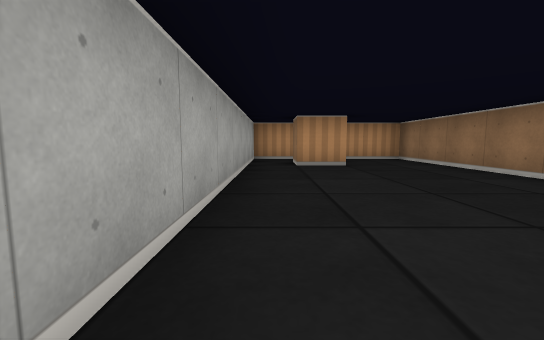
View 1 (above)

21 first-person views from a walk through a cub3D level. The camera is about half as high as the walls, tilts 6° down and sees 90° across. The floor is counted in squares. Each view is taken from the middle of a square. On the plan, view 1 faces up. The plan holds only what a view shows up to about 9 squares ahead; the rest is blank.

View 2
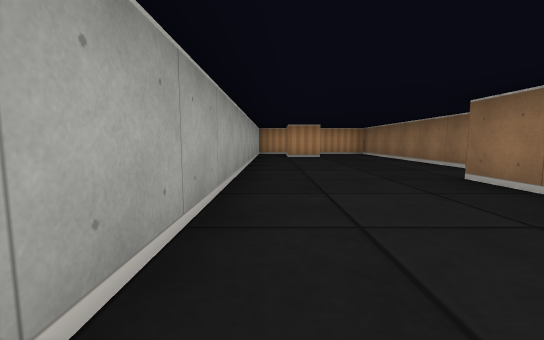

View 3
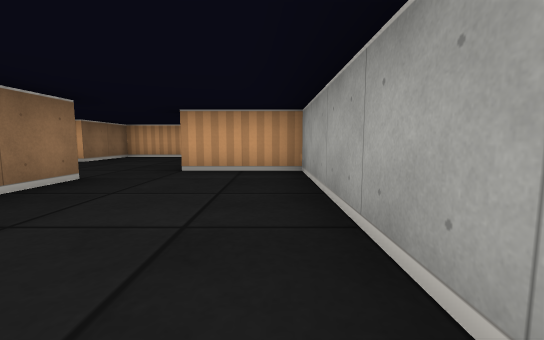

View 4
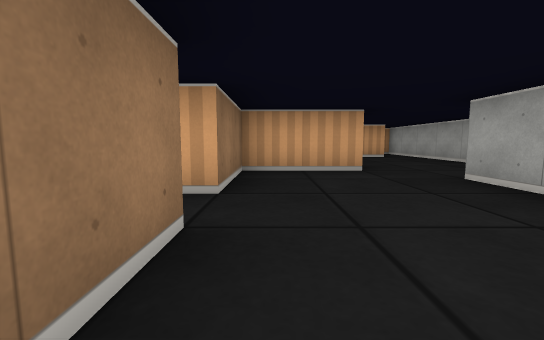

View 5
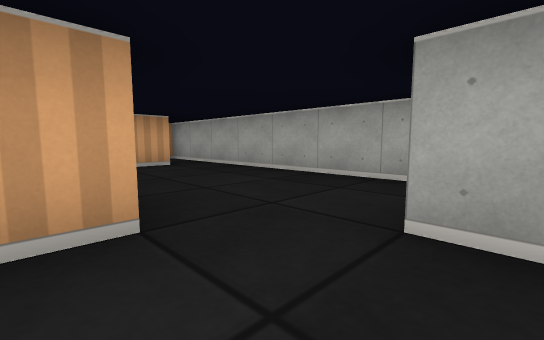

View 6
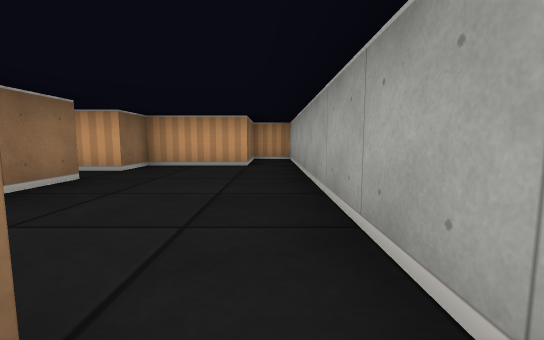

View 7
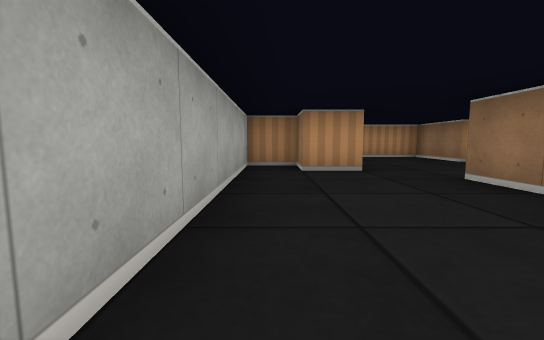

View 8
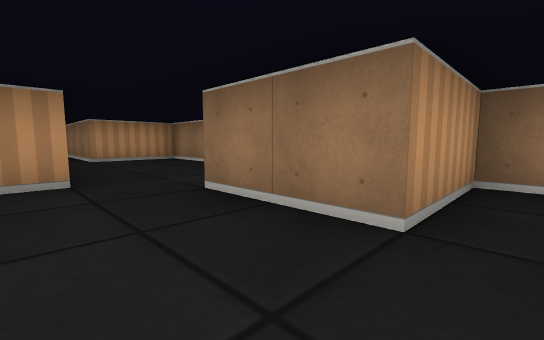

View 9
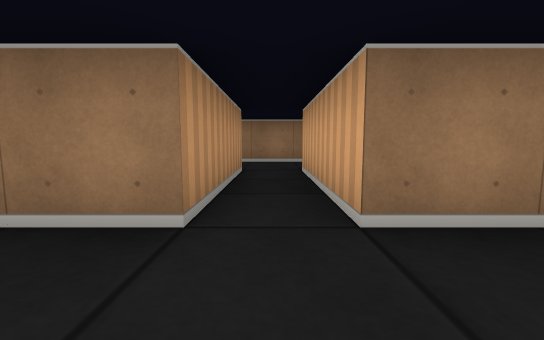

View 10
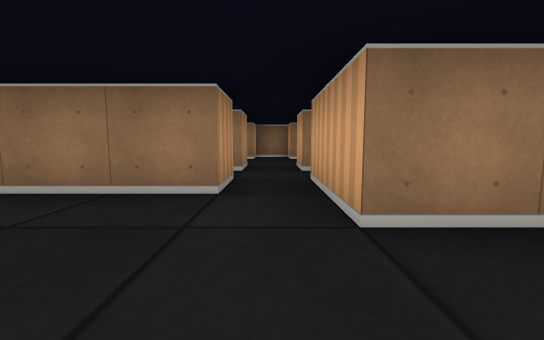

View 11
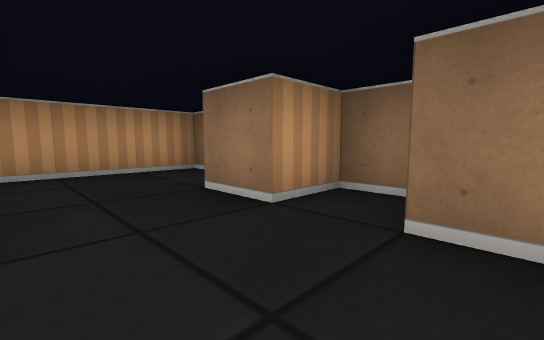

View 12
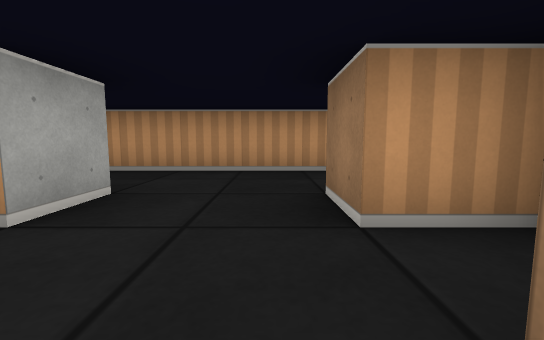

View 13
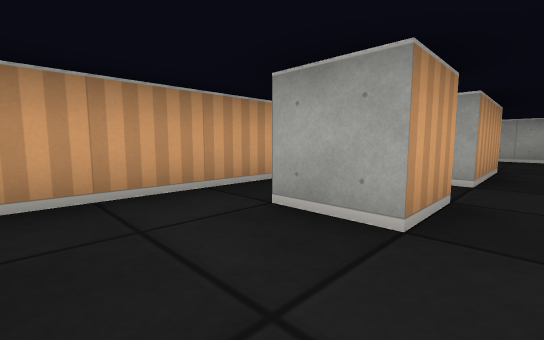

View 14
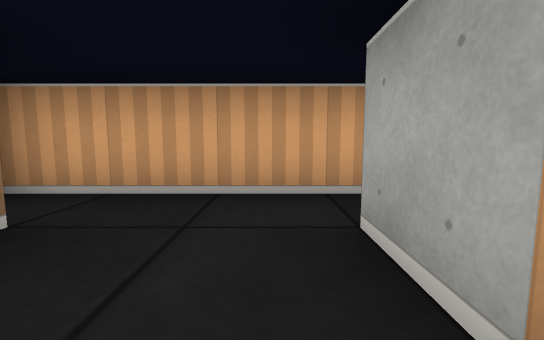

View 15
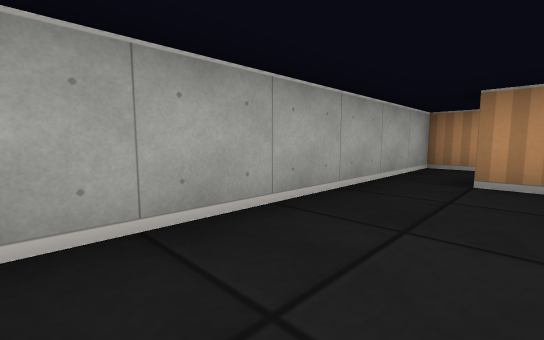

View 16
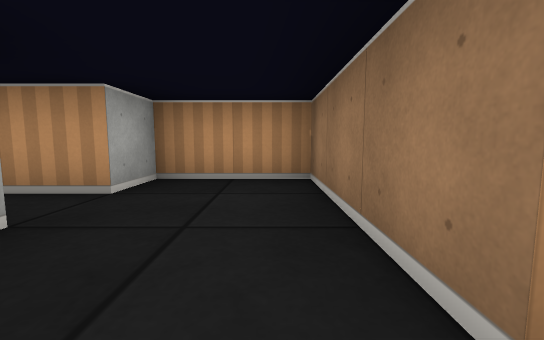

View 17
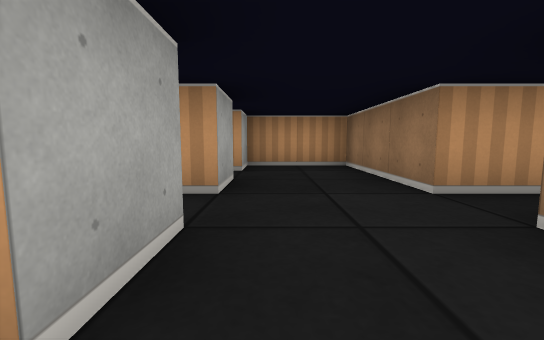

View 18
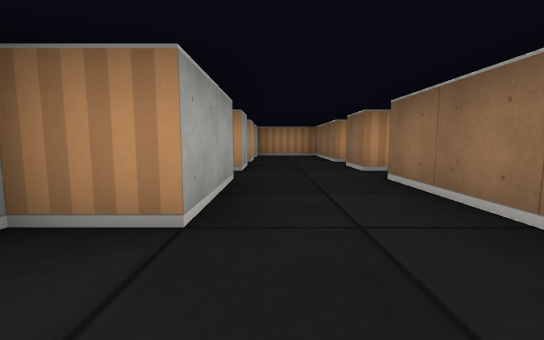

View 19
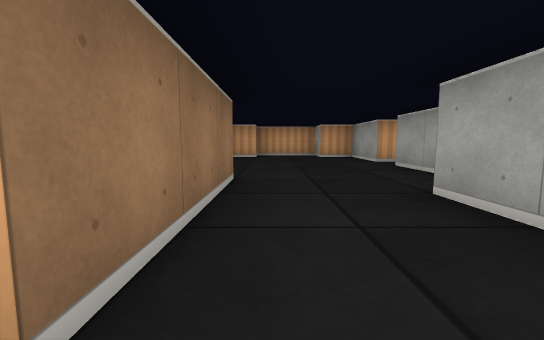

View 20
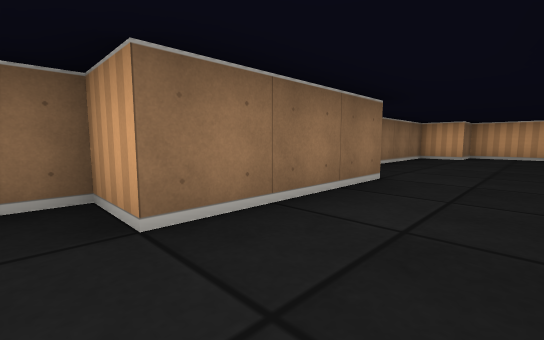

View 21
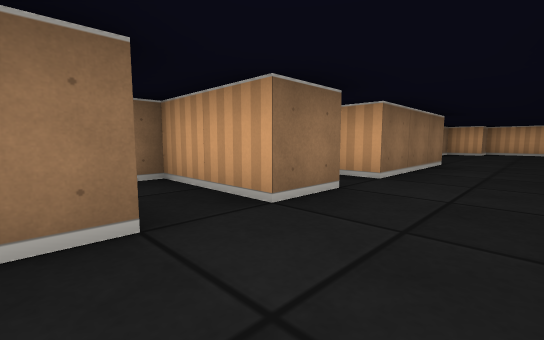

### Floor plan
Ten units are one square. View 1 is at (0, 0); x grows to the right and y downward. Boxes are objects, and circles mark ways between rooms. Rooms are numbered by the first view taken in them; rooms with no view inside come last. Other rooms are left out.
<svg viewBox="-10 -80 130 270">
<path fill="none" stroke="#000" d="M15 54 15 65 5 65 5 55 -5 55 -5 135 5 135 5 115 25 115 25 105 32 105M45 -15 35 -15 35 -75 -5 -75 -5 35 15 35M75 45 45 45 45 25 25 25 25 -5 45 -5M16 -55 5 -55 5 -65M35 95 25 95 25 75 45 75 45 55 75 55M65 -25 65 -15 55 -15M54 -5 65 -5 65 5M85 5 85 -5 95 -5 95 -15 85 -15 85 -25M96 -45 52 -45M55 15 95 15M75 75 75 86M95 85 95 75 115 75 115 71M106 65 95 65 95 55M75 55 75 65 71 65M65 131 65 145M95 126 95 95 105 95 105 89M65 155 65 175 75 175 75 180M80 185 95 185 95 175 105 175 105 148M75 95 75 115 65 115M100 85 95 85M95 55 95 35 75 35 75 45"/>
<circle cx="40" cy="-10" r="3" fill="#2a7"/>
<circle cx="70" cy="50" r="3" fill="#2a7"/>
<circle cx="85" cy="80" r="3" fill="#2a7"/>
<circle cx="85" cy="60" r="3" fill="#2a7"/>
<text x="20" y="20">1</text>
<text x="70" y="-20">2</text>
<text x="90" y="70">3</text>
<text x="80" y="140">4</text>
<text x="80" y="40">5</text>
</svg>
Room 1 opens to room 2. Room 1 opens to room 5. Room 3 opens to room 4. Room 3 opens to room 5.

Where each view was taken, in squares from view 1:
view 1: 0 up, 0 right, facing up
view 2: 3 down, 0 right, facing up
view 3: 1 up, 0 right, facing down
view 4: 3 down, 4 right, facing down
view 5: 6 down, 3 right, facing down-left
view 6: 6 down, 0 right, facing down
view 7: 11 down, 0 right, facing up
view 8: 10 down, 1 right, facing up-right
view 9: 5 down, 3 right, facing right
view 10: 1 up, 1 right, facing right
view 11: 0 up, 7 right, facing up-right
view 12: 0 up, 8 right, facing up
view 13: 1 up, 8 right, facing down-left
view 14: 1 up, 7 right, facing down
view 15: 2 up, 1 right, facing up-left
view 16: 7 down, 9 right, facing up
view 17: 9 down, 8 right, facing up
view 18: 13 down, 8 right, facing up
view 19: 9 down, 9 right, facing down
view 20: 9 down, 8 right, facing down-right
view 21: 6 down, 8 right, facing down-right
